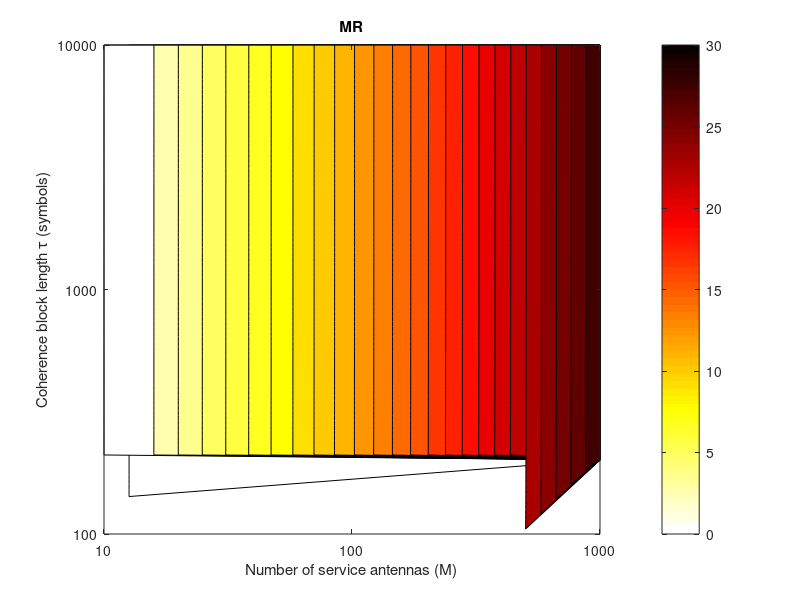
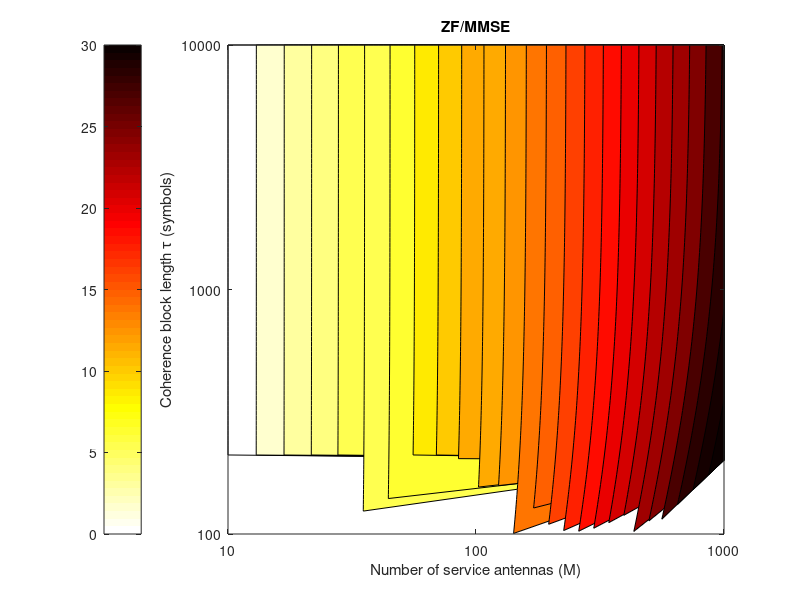

Here is the MATLAB script that generated these plots, in order:
%This Matlab script can be used to generate Figure 5, in the article:
%
%Emil Bj?rnson, Erik G. Larsson, Thomas L. Marzetta, "Massive MIMO: Ten
%Myths and One Critical Question," IEEE Communications Magazine, To appear.
%
%Download article: http://arxiv.org/pdf/1503.06854
%
%This is version 1.0 (Last edited: 2015-08-29)
%
%License: This code is licensed under the GPLv2 license. If you in any way
%use this code for research that results in publications, please cite our
%original article listed above.


%Initialization
close all;
clear all;


%%Simulation parameters

%Define system dimensions
M = logspace(1,3,100); %Range of number of service antennas
antennasPerTerminal = 5; %Fix the ratio M/K
K = M/antennasPerTerminal; %Compute range of number of terminals
tauValues = logspace(2, 4, 100); %Range of coherence block length

%Define OFDM spectral parameters
N = 1200; %Number of subcarriers
subcarrierBandwidth = 15e3; %Bandwidth per subcarrier [Hz]
Btotal = N*subcarrierBandwidth; %Compute effective bandwidth [Hz]

%Define computational efficiency
L_BS = 12.8e9; %flop/W


%%Compute computational complexity

%%Compute FFT complexity (flops)
FFTsize = 1.7*N; %Size of FFT with an oversampling factor

%Number of operations per second with a 4 log2(S) S complexity algorithm,
%where S is the size of the FFT
fftOperations = 4*FFTsize*log2(FFTsize) * subcarrierBandwidth; 


%Placeholders for storing simulation results
complexityZF = zeros(length(tauValues),length(M));
complexityMR = zeros(length(tauValues),length(M));


%Go through different length of the coherence block
for ind = 1:length(tauValues)

    %Extract current coherence block length
    tau = tauValues(ind);

    %Compute the power that scales linearly with M
    perM = fftOperations/L_BS;

    
    %Compute the computational complexity of baseband processing based on
    %the model in "Optimal Design of Energy-Efficient Multi-User MIMO
    %Systems: Is Massive MIMO the Answer?" by Emil Bj?rnson, Luca
    %Sanguinetti, Jakob Hoydis, M?rouane Debbah
    
    %Compute the power that scales as K^3
    perK3_ZF = Btotal/(3*tau*L_BS); %Channel inversion using Cholesky factorization costs K^3/3
    perK3_MR = 0; %No channel inversion in MR
    
    %Compute the power that scales as M K^2
    perMK2_ZF = Btotal*(3)/(tau*L_BS); %Channel inversion using Cholesky factorization costs 3 M K^2
    perMK2_MR = 0; %No channel inversion in MR
    
    %Compute the power that scales as M K
    perMK_ZF = Btotal*(2+1/tau)/L_BS; %Complexity of data transmission and channel estimation
    perMK_MR = Btotal*(2+3/tau)/L_BS; %Complexity of MR precoding computation, data transmission and channel estimation
    
    
    %Compute the power consumption with ZF and MR
    complexityZF(ind,:) = perK3_ZF*K.^3 + perM*M + perMK_ZF*M.*K + perMK2_ZF*M.*K.^2;
    complexityMR(ind,:) = perK3_MR*K.^3 + perM*M + perMK_MR*M.*K + perMK2_MR*M.*K.^2;

    %Remove the points that are not feasible due to impractical overhead
    complexityZF(ind,K>tau) = NaN;
    complexityMR(ind,K>tau) = NaN;
    
end


%Select number of colors in the contour plots
nbrOfContours = 25;


%Plot the MR part of Figure 5
figure(1);

contourf(M,tauValues,10*log10(complexityMR),nbrOfContours)
set(gca,'YScale','log');
set(gca,'XScale','log');

xlabel('Number of service antennas (M)');
ylabel('Coherence block length \tau (symbols)');
title('MR');

%Add a color bar that shows the power consumption in dbW
hcb = colorbar;
colormap(flipud(hot));
caxis([0,30]);
set(gca,'XTickLabel',{'10','100','1000'});
set(gca,'YTickLabel',{'100','1000','10000'});


%Plot the ZF/MMSE part of Figure 5
figure(2);

contourf(M,tauValues,10*log10(complexityZF),nbrOfContours)
set(gca,'YScale','log');
set(gca,'XScale','log');

xlabel('Number of service antennas (M)');
ylabel('Coherence block length \tau (symbols)');
title('ZF/MMSE');

%Add a color bar that shows the power consumption in dbW
colorbar('WestOutside');
colormap(flipud(hot));
caxis([0,30]);
set(gca,'XTickLabel',{'10','100','1000'});
set(gca,'YTickLabel',{'100','1000','10000'});
